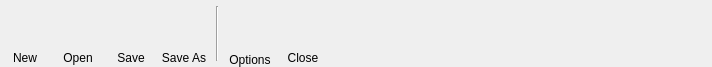
<?xml version="1.0" encoding="UTF-8"?>
<ui version="4.0">
 <class>RibbonTabFile</class>
 <widget class="QFrame" name="RibbonTabFile">
  <property name="geometry">
   <rect>
    <x>0</x>
    <y>0</y>
    <width>712</width>
    <height>67</height>
   </rect>
  </property>
  <property name="sizePolicy">
   <sizepolicy hsizetype="Preferred" vsizetype="Fixed">
    <horstretch>0</horstretch>
    <verstretch>0</verstretch>
   </sizepolicy>
  </property>
  <property name="minimumSize">
   <size>
    <width>0</width>
    <height>67</height>
   </size>
  </property>
  <property name="maximumSize">
   <size>
    <width>16777215</width>
    <height>67</height>
   </size>
  </property>
  <property name="windowTitle">
   <string>Frame</string>
  </property>
  <property name="styleSheet">
   <string notr="true">background-image: url(:/img/data/parchment.jpg);</string>
  </property>
  <layout class="QHBoxLayout" name="horizontalLayout">
   <property name="spacing">
    <number>3</number>
   </property>
   <property name="leftMargin">
    <number>0</number>
   </property>
   <property name="topMargin">
    <number>0</number>
   </property>
   <property name="rightMargin">
    <number>0</number>
   </property>
   <property name="bottomMargin">
    <number>0</number>
   </property>
   <item>
    <layout class="QVBoxLayout" name="verticalLayout">
     <property name="spacing">
      <number>0</number>
     </property>
     <item>
      <widget class="QPushButton" name="btnNew">
       <property name="minimumSize">
        <size>
         <width>50</width>
         <height>50</height>
        </size>
       </property>
       <property name="maximumSize">
        <size>
         <width>50</width>
         <height>50</height>
        </size>
       </property>
       <property name="toolTip">
        <string>Create a new campaign</string>
       </property>
       <property name="text">
        <string/>
       </property>
       <property name="icon">
        <iconset resource="resources.qrc">
         <normaloff>:/img/data/icon_new.png</normaloff>:/img/data/icon_new.png</iconset>
       </property>
       <property name="iconSize">
        <size>
         <width>40</width>
         <height>40</height>
        </size>
       </property>
       <property name="flat">
        <bool>true</bool>
       </property>
      </widget>
     </item>
     <item>
      <widget class="QLabel" name="label">
       <property name="minimumSize">
        <size>
         <width>0</width>
         <height>15</height>
        </size>
       </property>
       <property name="maximumSize">
        <size>
         <width>16777215</width>
         <height>15</height>
        </size>
       </property>
       <property name="text">
        <string>New</string>
       </property>
       <property name="alignment">
        <set>Qt::AlignBottom|Qt::AlignHCenter</set>
       </property>
      </widget>
     </item>
    </layout>
   </item>
   <item>
    <layout class="QVBoxLayout" name="verticalLayout_2">
     <property name="spacing">
      <number>0</number>
     </property>
     <item>
      <widget class="QPushButton" name="btnOpen">
       <property name="minimumSize">
        <size>
         <width>50</width>
         <height>38</height>
        </size>
       </property>
       <property name="maximumSize">
        <size>
         <width>50</width>
         <height>38</height>
        </size>
       </property>
       <property name="toolTip">
        <string>Open an existing campaign</string>
       </property>
       <property name="text">
        <string/>
       </property>
       <property name="icon">
        <iconset resource="resources.qrc">
         <normaloff>:/img/data/icon_open.png</normaloff>:/img/data/icon_open.png</iconset>
       </property>
       <property name="iconSize">
        <size>
         <width>40</width>
         <height>40</height>
        </size>
       </property>
       <property name="flat">
        <bool>true</bool>
       </property>
      </widget>
     </item>
     <item>
      <widget class="QPushButton" name="btnRecent">
       <property name="minimumSize">
        <size>
         <width>50</width>
         <height>12</height>
        </size>
       </property>
       <property name="maximumSize">
        <size>
         <width>50</width>
         <height>12</height>
        </size>
       </property>
       <property name="toolTip">
        <string>Open a recent campaign...</string>
       </property>
       <property name="text">
        <string/>
       </property>
       <property name="icon">
        <iconset resource="resources.qrc">
         <normaloff>:/img/data/icon_downarrow.png</normaloff>:/img/data/icon_downarrow.png</iconset>
       </property>
       <property name="iconSize">
        <size>
         <width>7</width>
         <height>7</height>
        </size>
       </property>
       <property name="checkable">
        <bool>true</bool>
       </property>
       <property name="flat">
        <bool>true</bool>
       </property>
      </widget>
     </item>
     <item>
      <widget class="QLabel" name="label_2">
       <property name="minimumSize">
        <size>
         <width>0</width>
         <height>15</height>
        </size>
       </property>
       <property name="maximumSize">
        <size>
         <width>16777215</width>
         <height>15</height>
        </size>
       </property>
       <property name="text">
        <string>Open</string>
       </property>
       <property name="alignment">
        <set>Qt::AlignBottom|Qt::AlignHCenter</set>
       </property>
      </widget>
     </item>
    </layout>
   </item>
   <item>
    <layout class="QVBoxLayout" name="verticalLayout_3">
     <property name="spacing">
      <number>0</number>
     </property>
     <item>
      <widget class="QPushButton" name="btnSave">
       <property name="minimumSize">
        <size>
         <width>50</width>
         <height>50</height>
        </size>
       </property>
       <property name="maximumSize">
        <size>
         <width>50</width>
         <height>50</height>
        </size>
       </property>
       <property name="toolTip">
        <string>Save the campaign</string>
       </property>
       <property name="text">
        <string/>
       </property>
       <property name="icon">
        <iconset resource="resources.qrc">
         <normaloff>:/img/data/icon_save.png</normaloff>:/img/data/icon_save.png</iconset>
       </property>
       <property name="iconSize">
        <size>
         <width>40</width>
         <height>40</height>
        </size>
       </property>
       <property name="flat">
        <bool>true</bool>
       </property>
      </widget>
     </item>
     <item>
      <widget class="QLabel" name="label_3">
       <property name="minimumSize">
        <size>
         <width>0</width>
         <height>15</height>
        </size>
       </property>
       <property name="maximumSize">
        <size>
         <width>16777215</width>
         <height>15</height>
        </size>
       </property>
       <property name="text">
        <string>Save</string>
       </property>
       <property name="alignment">
        <set>Qt::AlignBottom|Qt::AlignHCenter</set>
       </property>
      </widget>
     </item>
    </layout>
   </item>
   <item>
    <layout class="QVBoxLayout" name="verticalLayout_4">
     <property name="spacing">
      <number>0</number>
     </property>
     <item>
      <widget class="QPushButton" name="btnSaveAs">
       <property name="minimumSize">
        <size>
         <width>50</width>
         <height>50</height>
        </size>
       </property>
       <property name="maximumSize">
        <size>
         <width>50</width>
         <height>50</height>
        </size>
       </property>
       <property name="toolTip">
        <string>Save the campaign to a new location</string>
       </property>
       <property name="text">
        <string/>
       </property>
       <property name="icon">
        <iconset resource="resources.qrc">
         <normaloff>:/img/data/icon_saveas.png</normaloff>:/img/data/icon_saveas.png</iconset>
       </property>
       <property name="iconSize">
        <size>
         <width>40</width>
         <height>40</height>
        </size>
       </property>
       <property name="flat">
        <bool>true</bool>
       </property>
      </widget>
     </item>
     <item>
      <widget class="QLabel" name="label_4">
       <property name="minimumSize">
        <size>
         <width>0</width>
         <height>15</height>
        </size>
       </property>
       <property name="maximumSize">
        <size>
         <width>16777215</width>
         <height>15</height>
        </size>
       </property>
       <property name="text">
        <string>Save As</string>
       </property>
       <property name="alignment">
        <set>Qt::AlignBottom|Qt::AlignHCenter</set>
       </property>
      </widget>
     </item>
    </layout>
   </item>
   <item>
    <widget class="Line" name="line">
     <property name="minimumSize">
      <size>
       <width>10</width>
       <height>0</height>
      </size>
     </property>
     <property name="maximumSize">
      <size>
       <width>10</width>
       <height>55</height>
      </size>
     </property>
     <property name="orientation">
      <enum>Qt::Vertical</enum>
     </property>
    </widget>
   </item>
   <item>
    <layout class="QVBoxLayout" name="verticalLayout_6">
     <property name="spacing">
      <number>0</number>
     </property>
     <item>
      <widget class="QPushButton" name="btnPreferences">
       <property name="minimumSize">
        <size>
         <width>50</width>
         <height>50</height>
        </size>
       </property>
       <property name="maximumSize">
        <size>
         <width>50</width>
         <height>50</height>
        </size>
       </property>
       <property name="toolTip">
        <string>Open the DM Helper preferences window</string>
       </property>
       <property name="text">
        <string/>
       </property>
       <property name="icon">
        <iconset resource="resources.qrc">
         <normaloff>:/img/data/icon_options.png</normaloff>:/img/data/icon_options.png</iconset>
       </property>
       <property name="iconSize">
        <size>
         <width>40</width>
         <height>40</height>
        </size>
       </property>
       <property name="checkable">
        <bool>false</bool>
       </property>
       <property name="flat">
        <bool>true</bool>
       </property>
      </widget>
     </item>
     <item>
      <widget class="QLabel" name="label_8">
       <property name="text">
        <string>Options</string>
       </property>
       <property name="alignment">
        <set>Qt::AlignBottom|Qt::AlignHCenter</set>
       </property>
      </widget>
     </item>
    </layout>
   </item>
   <item>
    <layout class="QVBoxLayout" name="verticalLayout_5">
     <property name="spacing">
      <number>0</number>
     </property>
     <item>
      <widget class="QPushButton" name="btnClose">
       <property name="minimumSize">
        <size>
         <width>50</width>
         <height>50</height>
        </size>
       </property>
       <property name="maximumSize">
        <size>
         <width>50</width>
         <height>50</height>
        </size>
       </property>
       <property name="toolTip">
        <string>Close the campaign</string>
       </property>
       <property name="text">
        <string/>
       </property>
       <property name="icon">
        <iconset resource="resources.qrc">
         <normaloff>:/img/data/icon_close.png</normaloff>:/img/data/icon_close.png</iconset>
       </property>
       <property name="iconSize">
        <size>
         <width>40</width>
         <height>40</height>
        </size>
       </property>
       <property name="flat">
        <bool>true</bool>
       </property>
      </widget>
     </item>
     <item>
      <widget class="QLabel" name="label_5">
       <property name="minimumSize">
        <size>
         <width>0</width>
         <height>15</height>
        </size>
       </property>
       <property name="maximumSize">
        <size>
         <width>16777215</width>
         <height>15</height>
        </size>
       </property>
       <property name="text">
        <string>Close</string>
       </property>
       <property name="alignment">
        <set>Qt::AlignBottom|Qt::AlignHCenter</set>
       </property>
      </widget>
     </item>
    </layout>
   </item>
   <item>
    <spacer name="horizontalSpacer_2">
     <property name="orientation">
      <enum>Qt::Horizontal</enum>
     </property>
     <property name="sizeHint" stdset="0">
      <size>
       <width>40</width>
       <height>20</height>
      </size>
     </property>
    </spacer>
   </item>
  </layout>
 </widget>
 <resources>
  <include location="resources.qrc"/>
 </resources>
 <connections/>
</ui>
